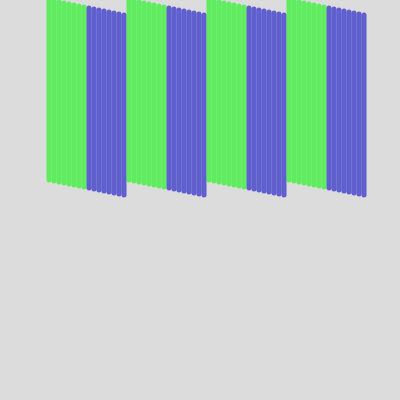
Frame 1 (no input)
Frame 60 (no input): identical to frame 1, image omitted
Frame 120 (the mouse pressed at the canvas centre since frame 60): identical to frame 1, image omitted

The p5.js sketch that drew this single still picture (run headless with seeded random() and noise() and a simulated clock; from frame 60 on, the mouse is pressed at the canvas centre):

// p5.js sketch
// ── sketch.js
function setup() {
  createCanvas(400, 400);
   for (i = 0; i <64; i++) {
  console.log(i % 16)
   }
}

function draw() {
  background(220);

  strokeWeight(5)

  let y = 180;
  for (i = 0; i < 64; i++) {
    let x = 45 + i * 5;
    let mod = i%16
    if (i % 16 < 8) {
      //green
      stroke(10, 250, 10,150)
    } else {
      //blue
      stroke(10, 10, 200,150)
    }
    line(x+4, y+mod, x+4, mod);

  }
}
